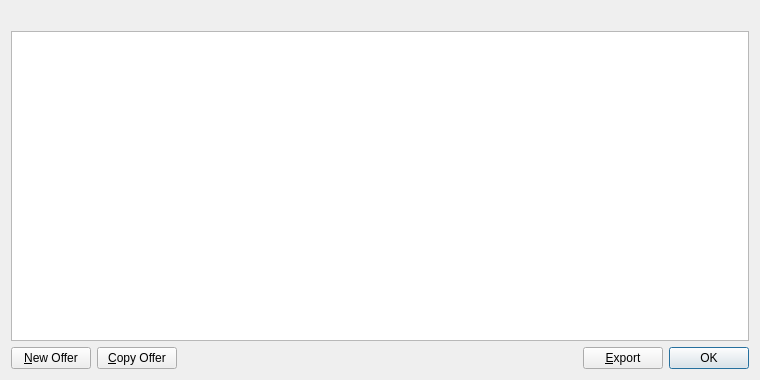
<?xml version="1.0" encoding="UTF-8"?>
<ui version="4.0">
 <class>OfferListPage</class>
 <widget class="QWidget" name="OfferListPage">
  <property name="geometry">
   <rect>
    <x>0</x>
    <y>0</y>
    <width>760</width>
    <height>380</height>
   </rect>
  </property>
  <property name="windowTitle">
   <string>Offers</string>
  </property>
  <layout class="QVBoxLayout" name="verticalLayout">
   <item>
    <widget class="QLabel" name="labelExplanation">
     <property name="textFormat">
      <enum>Qt::PlainText</enum>
     </property>
     <property name="wordWrap">
      <bool>true</bool>
     </property>
    </widget>
   </item>
   <item>
    <widget class="QTableView" name="tableView">
     <property name="contextMenuPolicy">
      <enum>Qt::CustomContextMenu</enum>
     </property>
     <property name="toolTip">
      <string>Double-click to edit offer or label</string>
     </property>
     <property name="tabKeyNavigation">
      <bool>false</bool>
     </property>
     <property name="alternatingRowColors">
      <bool>true</bool>
     </property>
     <property name="selectionMode">
      <enum>QAbstractItemView::SingleSelection</enum>
     </property>
     <property name="selectionBehavior">
      <enum>QAbstractItemView::SelectRows</enum>
     </property>
     <property name="sortingEnabled">
      <bool>true</bool>
     </property>
     <attribute name="verticalHeaderVisible">
      <bool>false</bool>
     </attribute>
    </widget>
   </item>
   <item>
    <layout class="QHBoxLayout" name="horizontalLayout">
     <item>
      <widget class="QPushButton" name="newOffer">
       <property name="toolTip">
        <string>Create a new offer</string>
       </property>
       <property name="text">
        <string>&amp;New Offer</string>
       </property>
       <property name="icon">
        <iconset resource="../bitcoin.qrc">
         <normaloff>:/icons/add</normaloff>:/icons/add</iconset>
       </property>
      </widget>
     </item>
     <item>
      <widget class="QPushButton" name="copyOffer">
       <property name="toolTip">
        <string>Copy the currently selected offer to the system clipboard</string>
       </property>
       <property name="text">
        <string>&amp;Copy Offer</string>
       </property>
       <property name="icon">
        <iconset resource="../bitcoin.qrc">
         <normaloff>:/icons/editcopy</normaloff>:/icons/editcopy</iconset>
       </property>
      </widget>
     </item>
     <item>
      <spacer name="horizontalSpacer">
       <property name="orientation">
        <enum>Qt::Horizontal</enum>
       </property>
       <property name="sizeHint" stdset="0">
        <size>
         <width>40</width>
         <height>20</height>
        </size>
       </property>
      </spacer>
     </item>
     <item>
      <widget class="QPushButton" name="exportButton">
       <property name="toolTip">
        <string>Export the data in the current tab to a file</string>
       </property>
       <property name="text">
        <string>&amp;Export</string>
       </property>
       <property name="icon">
        <iconset resource="../bitcoin.qrc">
         <normaloff>:/icons/export</normaloff>:/icons/export</iconset>
       </property>
      </widget>
     </item>
     <item>
      <widget class="QDialogButtonBox" name="buttonBox">
       <property name="sizePolicy">
        <sizepolicy hsizetype="Maximum" vsizetype="Fixed">
         <horstretch>0</horstretch>
         <verstretch>0</verstretch>
        </sizepolicy>
       </property>
       <property name="standardButtons">
        <set>QDialogButtonBox::Ok</set>
       </property>
      </widget>
     </item>
    </layout>
   </item>
  </layout>
 </widget>
 <resources>
  <include location="../bitcoin.qrc"/>
 </resources>
 <connections/>
</ui>
